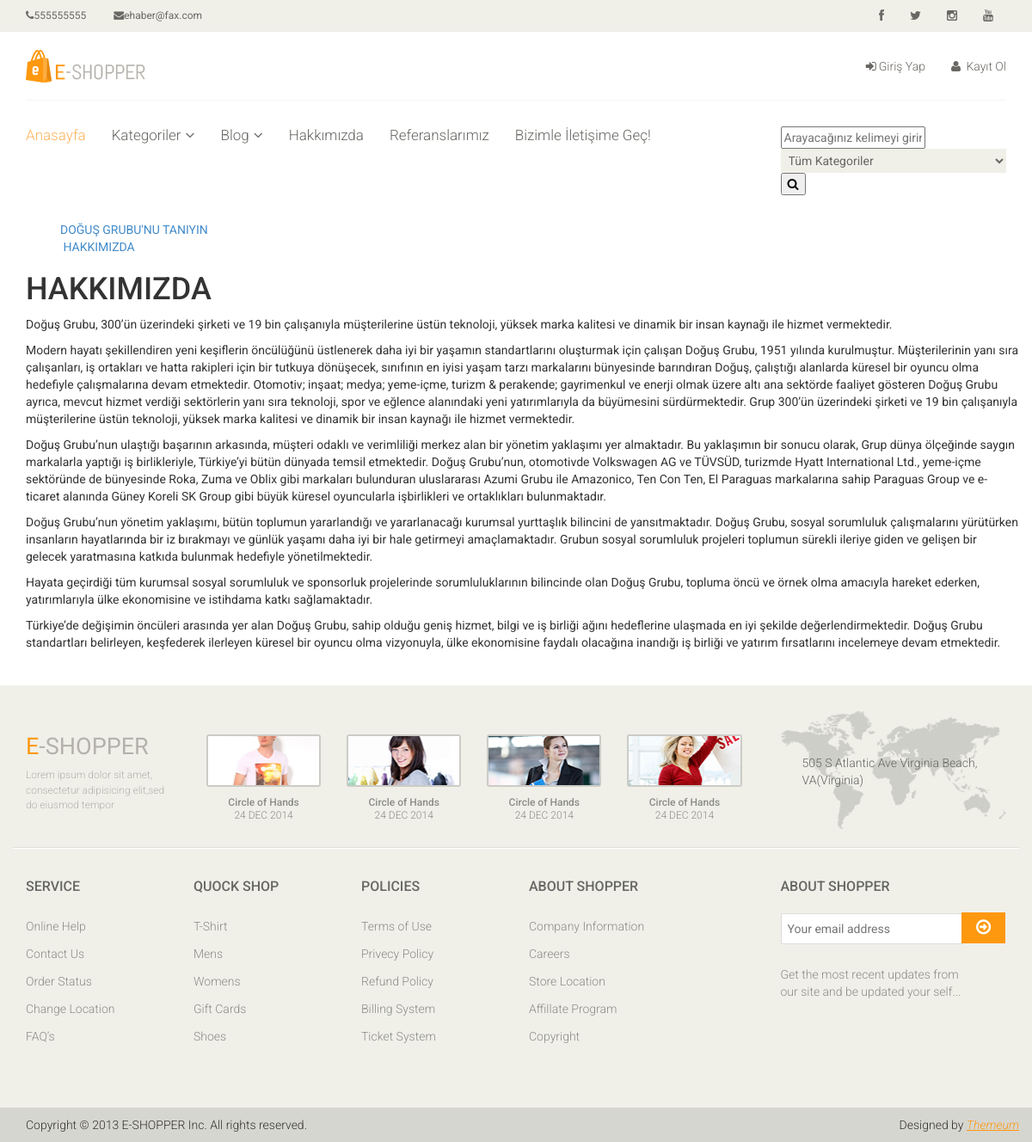
The app's page /aboutus with its own data.
### home/models.py (models this page shows, shortened)
class Settings(models.Model):
    STATUS=(
        ('True','Evet'),
        ('False','Hayır'),
    )
    title = models.CharField(max_length=150)
    keywords = models.CharField(max_length=255)
    description = models.CharField(max_length=255)
    company = models.CharField(max_length=50)
    address = models.CharField(blank=True,max_length=150)
    phone = models.CharField(blank=True,max_length=15)
    fax = models.CharField(blank=True,max_length=15)
    email = models.CharField(blank=True,max_length=50)
    smtpserver = models.CharField(max_length=20)
    smtpemail = models.CharField(max_length=20)
    smtppassword = models.CharField(max_length=10)
    smtpport = models.CharField(max_length=5)
    icon = models.ImageField(blank=True,upload_to='images/')
    facebook = models.CharField(max_length=50)
    instagram = models.CharField(max_length=50)
    twitter = models.CharField(max_length=50)
    youtube = models.CharField(max_length=50)
    aboutus = RichTextUploadingField()
    contact = RichTextUploadingField()
    references = RichTextUploadingField()
    status=models.CharField(max_length=10,choices=STATUS)
    create_at=models.DateTimeField(auto_now_add=True)
    update_at=models.DateTimeField(auto_now=True)

### home/views.py (the view)
# urls.py: path('aboutus',views.aboutus , name='aboutus'),
def aboutus(request):
    setting=Settings.objects.get(pk=1)
    category = Category.objects.all()
    context={'setting':setting,'page':'aboutus','category':category}
    return render(request,'aboutus.html',context)

### home/templates/aboutus.html (shortened to what this page needs)
{% extends 'homebase.html'%}
{% block content %}
<div class="container">
            <div class="row">
                <div class="col-sm-12 padding-right">
                    {{ setting.aboutus|safe }}
                </div>
            </div>
        </div>
{% endblock %}

### home/templates/header.html (shortened to what this page needs)
{% load static %}
<header id="header">
    <div class="header_top">
        <div class="container">
            <div class="row">
                <div class="col-sm-6">
                    <div class="contactinfo">
                        <ul class="nav nav-pills">
                            <li><a href="#"><i class="fa fa-phone"></i>{{ setting.phone }}</a></li>
                            <li><a href="#"><i class="fa fa-envelope"></i>{{ setting.email }}</a></li>
                        </ul>
                    </div>
                </div>
                <div class="col-sm-6">
                    <div class="social-icons pull-right">
                        <ul class="nav navbar-nav">
                            <li><a href="{{ setting.facebook }}"><i class="fa fa-facebook"></i></a></li>
                            <li><a href="{{ setting.twitter }}"><i class="fa fa-twitter"></i></a></li>
                            <li><a href="{{ setting.instagram }}"><i class="fa fa-instagram"></i></a></li>
                            <li><a href="{{ setting.youtube }}"><i class="fa fa-youtube"></i></a></li>
                        </ul>
                    </div>
                </div>
            </div>
        </div>
    </div>
    {% load static %}
    <div class="header-middle">
        <div class="container">
            <div class="row">
                <div class="col-sm-4">
                    <div class="logo pull-left">
                        <a href="index.html"><img src="{% static 'images/home/logo.png'%}" alt="" /></a>
                    </div>
                </div>
                <div class="col-sm-8">
                    <div class="shop-menu pull-right">
                        <ul class="nav navbar-nav">
                            {% if user.id is not none %}
                            <li><a href="/profile/"><i class="fa fa-user"></i>{{ user.first_name }}</a></li>
                            <li><a href="/logout/"><i class="fa fa-lock"></i> Çıkış Yap</a></li>
                            {% else %}
                            <li><a href="/login/"><i class="fa fa-sign-in"></i>Giriş Yap</a></li>
                            <li><a href="/register/"><i class="fa fa-user"></i> Kayıt Ol</a></li>
                            {% endif %}
                        </ul>
                    </div>
                </div>
            </div>
        </div>
    </div>
    <div class="header-bottom">
        <div class="container">
            <div class="row">
                <div class="col-sm-9">
                    <div class="mainmenu pull-left">
                        <ul class="nav navbar-nav collapse navbar-collapse">
                            <li><a href="/" class="active">Anasayfa</a></li>
                            {% load mptt_tags %}
                            <li class="dropdown"><a href="#">Kategoriler<i class="fa fa-angle-down"></i></a>
                            </li>
                            <li class="dropdown"><a href="#">Blog<i class="fa fa-angle-down"></i></a>
                            </li>
                            <li><a href="/aboutus">Hakkımızda</a></li>
                            <li><a href="/references">Referanslarımız</a></li>
                            <li><a href="/contactus">Bizimle İletişime Geç!</a></li>
                        </ul>
                    </div>
                </div>
                <div class="col-sm-3">
                    <form action="/search/" method="post">
                        <input id="query" name="query" class="input search_box" type="text" placeholder="Arayacağınız kelimeyi girin.">
                        {% load mptt_tags %}
                        <select name="catid" class="input search-categories">
                            <option value="0">Tüm Kategoriler</option>
                        </select>
                        <button class="search-btn"><i class="fa fa-search"></i></button>
                    </form>
                </div>
            </div>
        </div>
    </div>
</header>

### home/static/css/main.css (style rules this page uses)
body { font-family: 'Roboto', sans-serif; background:; position: relative; font-weight:400px; }
ul li { list-style: none; }
a { -webkit-transition: 300ms; -moz-transition: 300ms; -o-transition: 300ms; transition: 300ms; }
h1, h2, h3, h4, h5, h6 { font-family: 'Roboto', sans-serif; }
.header_top { background: none repeat scroll 0 0 #F0F0E9; }
.contactinfo ul li:first-child { margin-left: -15px; }
.contactinfo ul li a { font-size: 12px; color: #696763; font-family: 'Roboto', sans-serif; }
.social-icons ul li a { border: 0 none; border-radius: 0; color: #696763; padding:0px; }
.social-icons ul li { display:inline-block; }
.social-icons ul li a i { padding: 11px 15px; transition: all 0.9s ease 0s; -moz-transition: all 0.9s ease 0s; -webkit-transition: all 0.9s ease 0s; -o-transition: all 0.9s ease 0s; }
.header-middle .container .row { border-bottom: 1px solid #f5f5f5; margin-left: 0; margin-right: 0; padding-bottom: 20px; padding-top: 20px; }
.header-middle .container .row .col-sm-4 { padding-left: 0; }
.header-middle .container .row .col-sm-8 { padding-right:0; }
.shop-menu ul li { display:inline-block; padding-left: 15px; padding-right: 15px; }
.shop-menu ul li:last-child { padding-right: 0; }
.shop-menu ul li a { background: #FFFFFF; color: #696763; font-family: 'Roboto', sans-serif; font-size: 14px; font-weight: 300; padding:0; padding-right: 0; margin-top: 10px; }
.shop-menu ul li a i { margin-right:3px; }
.header-bottom { padding-bottom: 30px; padding-top: 30px; }
.navbar-collapse.collapse { padding-left: 0; }
.mainmenu ul li { padding-right: 15px; padding-left: 15px; }
.mainmenu ul li:first-child { padding-left: 0px; }
.mainmenu ul li a { color: #696763; font-family: 'Roboto', sans-serif; font-size: 17px; font-weight: 300; padding: 0; padding-bottom: 10px; }
.mainmenu ul li a:hover, .mainmenu ul li a.active, .shop-menu ul li a.active { background:none; color:#fdb45e; }
.fa-angle-down { padding-left: 5px; }
.padding-right { padding-right: 0; }
.user_info input, select, textarea { background: #F0F0E9; border:0; color: #696763; padding: 5px; width: 100%; border-radius: 0; resize: none }

### records on screen
Settings: phone "555555555", email "ehaber@fax.com", aboutus "DOĞUŞ GRUBU'NU TANIYIN HAKKIMIZDA HAKKIMIZDA Doğuş Grubu, 300’ün üzerindeki şirketi ve 19 bin çalışanıyla müşterilerine üstün teknoloji, yüksek marka kalitesi ve dinamik bir insan kaynağı ile hizmet vermektedir. Modern hayatı şekillendiren yeni keşiflerin öncülüğünü üstlenerek daha iyi bir yaşamın standartlarını oluşturmak için çalışan Doğuş Grubu, 1951 yılında kurulmuştur. Müşterilerinin yanı sıra çalışanları, iş ortakları ve hatta rakipleri için bir tutkuya dönüşecek, sınıfının en iyisi yaşam tarzı markalarını bünyesinde barındıran Doğuş, çalıştığı alanlarda küresel bir oyuncu olma hedefiyle çalışmalarına devam etmektedir. Otomotiv; inşaat; medya; yeme-içme, turizm & perakende;…"
